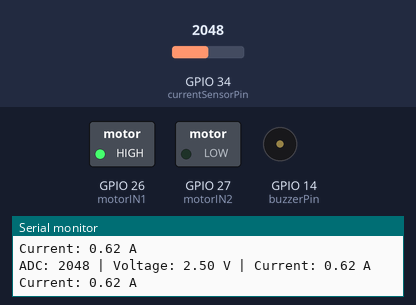
A sketch run on a simulated ESP32. Shown: switched loads named in the sketch (green lamp = pin HIGH), buzzer (waves = sounding, pin HIGH), the last lines printed to the serial monitor. Inputs (shaded band) come from the test bench; at power-on: GPIO 34 (currentSensorPin) = 2048.

Above: at 1.2 s.
1.3 s: GPIO 34 (currentSensorPin) set to 2795
2.8 s: GPIO 34 (currentSensorPin) set to 2902
At 3.2 s:
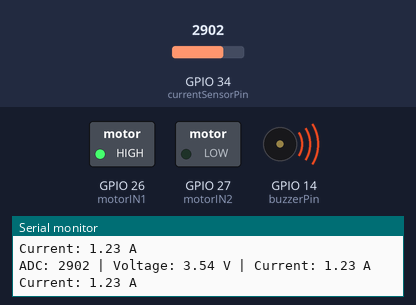
4.3 s: GPIO 34 (currentSensorPin) set to 2047
At 5.6 s:
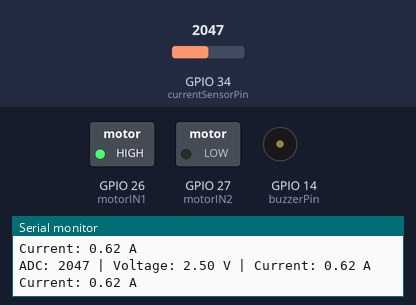
5.9 s: GPIO 34 (currentSensorPin) set to 2866
At 7.2 s:
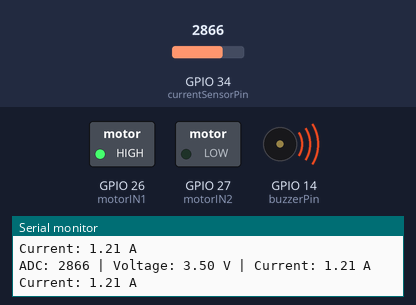
Timing chart, 0 to 8.5 s (numbered marks = the images above; inputs shaded):
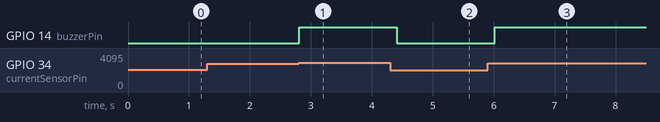

The sketch:

overload_DC_motor_alert_system.ino
```cpp
// Pin definitions
const int motorIN1 = 26;
const int motorIN2 = 27;
const int buzzerPin = 14;
const int currentSensorPin = 34; // AOUT from WCS1700

// Calibration values
const float Vcc = 5.0;              // Sensor powered by 5V
const float sensitivity = 1.7;      // WCS1700: ~1.7 V per Amp
const float offsetVoltage = 1.45;   // Adjust this after testing when motor is off
const float overloadThreshold = 1.2; // Amps — set based on your motor

void setup() {
  Serial.begin(115200);

  pinMode(motorIN1, OUTPUT);
  pinMode(motorIN2, OUTPUT);
  pinMode(buzzerPin, OUTPUT);

  // Turn motor ON automatically
  digitalWrite(motorIN1, HIGH);
  digitalWrite(motorIN2, LOW);
}

void loop() {
  float current = readCurrent();

  Serial.print("Current: ");
  Serial.print(current, 2);
  Serial.println(" A");

  if (current > overloadThreshold) {
    digitalWrite(buzzerPin, HIGH);  // Sound buzzer
  } else {
    digitalWrite(buzzerPin, LOW);   // No alert
  }

  delay(200);
}

// Function to read current in Amps from WCS1700 sensor
float readCurrent() {
  int adcValue = analogRead(currentSensorPin);
  float voltage = (adcValue / 4095.0) * Vcc;
  float current = (voltage - offsetVoltage) / sensitivity;

  // Debugging info
  Serial.print("ADC: "); Serial.print(adcValue);
  Serial.print(" | Voltage: "); Serial.print(voltage, 2);
  Serial.print(" V | Current: "); Serial.print(current, 2);
  Serial.println(" A");

  return abs(current); // Ensure it's positive
}
```

Measured:
- the behaviour switches between 2858 and 2859 on GPIO 34 (currentSensorPin) (found by bisection; images 0 and 1)
- after the input at 2.8 s, GPIO 14 (buzzerPin): LOW → HIGH at once
- after the input at 4.3 s, GPIO 14 (buzzerPin): HIGH → LOW after 0.11 s
- after the input at 5.9 s, GPIO 14 (buzzerPin): LOW → HIGH after 0.12 s
